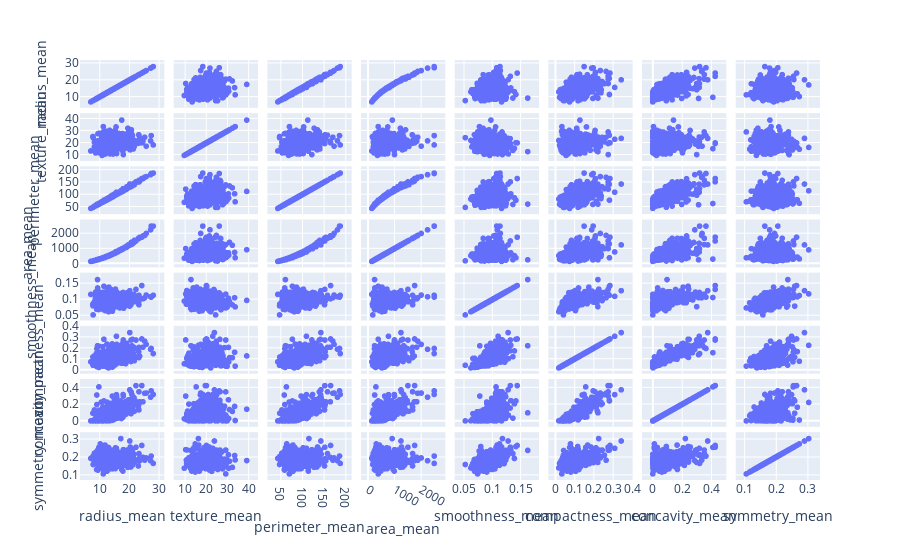

The notebook cell this image was saved under:
### Code cell
# View pairplots
px.scatter_matrix(df, dimensions=["radius_mean", "texture_mean", "perimeter_mean","area_mean",'smoothness_mean','compactness_mean','concavity_mean','symmetry_mean'])

### Figure 1 — Plotly figure (JSON) as saved in the notebook; plotly's stock layout.template omitted (floating-point values rounded to 4 significant figures; data arrays with more than 128 entries replaced by an {"elided": "..."} marker saying what was removed)
{"data": [{"dimensions": [{"axis": {"matches": true}, "label": "radius_mean", "values": {"elided": "569 float values"}}, {"axis": {"matches": true}, "label": "texture_mean", "values": {"elided": "569 float values"}}, {"axis": {"matches": true}, "label": "perimeter_mean", "values": {"elided": "569 float values"}}, {"axis": {"matches": true}, "label": "area_mean", "values": {"elided": "569 float values"}}, {"axis": {"matches": true}, "label": "smoothness_mean", "values": {"elided": "569 float values"}}, {"axis": {"matches": true}, "label": "compactness_mean", "values": {"elided": "569 float values"}}, {"axis": {"matches": true}, "label": "concavity_mean", "values": {"elided": "569 float values"}}, {"axis": {"matches": true}, "label": "symmetry_mean", "values": {"elided": "569 float values"}}], "hovertemplate": "%{xaxis.title.text}=%{x}<br>%{yaxis.title.text}=%{y}<extra></extra>", "legendgroup": "", "marker": {"color": "#636efa", "symbol": "circle"}, "name": "", "showlegend": false, "type": "splom"}], "layout": {"dragmode": "select", "legend": {"tracegroupgap": 0}, "margin": {"t": 60}}}
